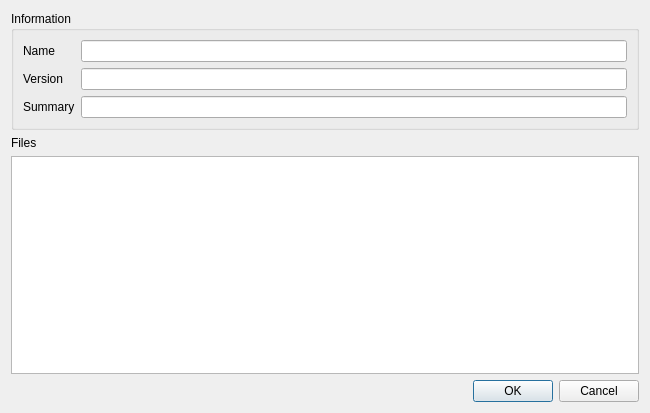
<?xml version="1.0" encoding="UTF-8"?>
<ui version="4.0">
 <class>ExportMrPackDialog</class>
 <widget class="QDialog" name="ExportMrPackDialog">
  <property name="geometry">
   <rect>
    <x>0</x>
    <y>0</y>
    <width>650</width>
    <height>413</height>
   </rect>
  </property>
  <property name="windowTitle">
   <string>Export Modrinth Pack</string>
  </property>
  <layout class="QVBoxLayout" name="verticalLayout_2">
   <item>
    <widget class="QGroupBox" name="groupBox">
     <property name="title">
      <string>Information</string>
     </property>
     <layout class="QGridLayout" name="gridLayout">
      <item row="3" column="0">
       <widget class="QLabel" name="label_3">
        <property name="text">
         <string>Summary</string>
        </property>
       </widget>
      </item>
      <item row="3" column="1">
       <widget class="QLineEdit" name="lineEdit_3"/>
      </item>
      <item row="0" column="0">
       <widget class="QLabel" name="label">
        <property name="text">
         <string>Name</string>
        </property>
       </widget>
      </item>
      <item row="1" column="0">
       <widget class="QLabel" name="label_2">
        <property name="text">
         <string>Version</string>
        </property>
       </widget>
      </item>
      <item row="0" column="1">
       <widget class="QLineEdit" name="lineEdit"/>
      </item>
      <item row="1" column="1">
       <widget class="QLineEdit" name="lineEdit_2"/>
      </item>
     </layout>
    </widget>
   </item>
   <item>
    <widget class="QLabel" name="label_4">
     <property name="text">
      <string>Files</string>
     </property>
    </widget>
   </item>
   <item>
    <widget class="QTreeView" name="treeView"/>
   </item>
   <item>
    <widget class="QDialogButtonBox" name="buttonBox">
     <property name="standardButtons">
      <set>QDialogButtonBox::Cancel|QDialogButtonBox::Ok</set>
     </property>
    </widget>
   </item>
  </layout>
 </widget>
 <resources/>
 <connections/>
</ui>
